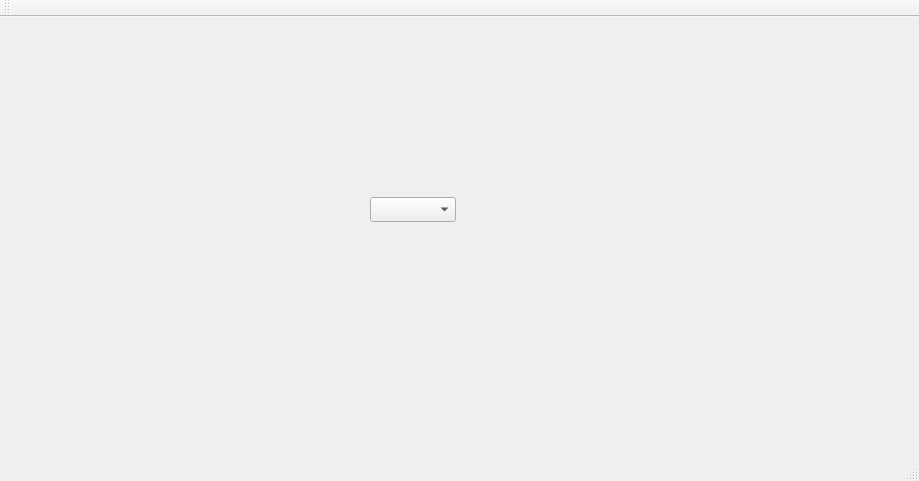
<?xml version="1.0" encoding="UTF-8"?>
<ui version="4.0">
 <class>widget_test</class>
 <widget class="QMainWindow" name="widget_test">
  <property name="geometry">
   <rect>
    <x>0</x>
    <y>0</y>
    <width>919</width>
    <height>481</height>
   </rect>
  </property>
  <property name="windowTitle">
   <string>widget_test</string>
  </property>
  <widget class="QWidget" name="centralWidget">
   <widget class="QComboBox" name="comboBox">
    <property name="geometry">
     <rect>
      <x>370</x>
      <y>180</y>
      <width>86</width>
      <height>25</height>
     </rect>
    </property>
   </widget>
  </widget>
  <widget class="QMenuBar" name="menuBar">
   <property name="geometry">
    <rect>
     <x>0</x>
     <y>0</y>
     <width>919</width>
     <height>28</height>
    </rect>
   </property>
  </widget>
  <widget class="QToolBar" name="mainToolBar">
   <attribute name="toolBarArea">
    <enum>TopToolBarArea</enum>
   </attribute>
   <attribute name="toolBarBreak">
    <bool>false</bool>
   </attribute>
  </widget>
  <widget class="QStatusBar" name="statusBar"/>
 </widget>
 <layoutdefault spacing="6" margin="11"/>
 <resources/>
 <connections/>
</ui>
